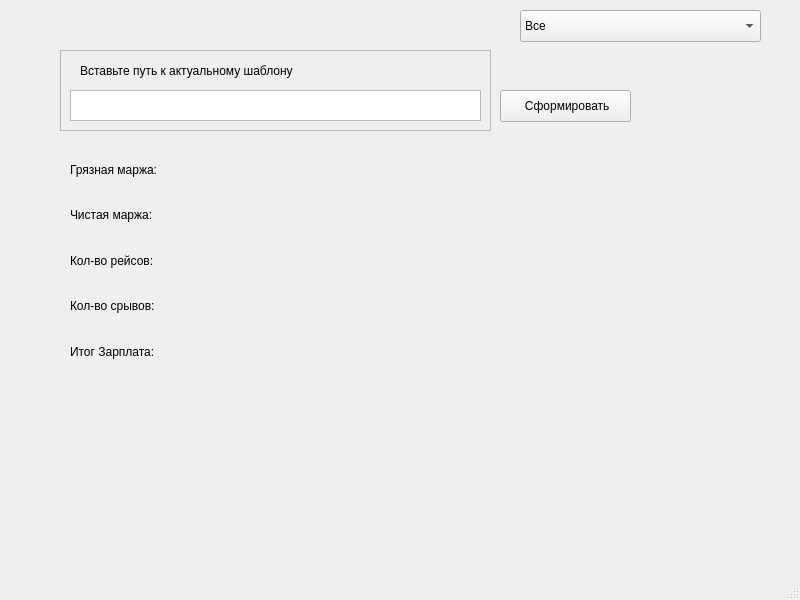
<?xml version="1.0" encoding="UTF-8"?>
<ui version="4.0">
 <class>MainWindow</class>
 <widget class="QMainWindow" name="MainWindow">
  <property name="geometry">
   <rect>
    <x>0</x>
    <y>0</y>
    <width>800</width>
    <height>600</height>
   </rect>
  </property>
  <property name="windowTitle">
   <string>MainWindow</string>
  </property>
  <widget class="QWidget" name="centralwidget">
   <widget class="QPushButton" name="pushButton">
    <property name="geometry">
     <rect>
      <x>500</x>
      <y>90</y>
      <width>131</width>
      <height>32</height>
     </rect>
    </property>
    <property name="text">
     <string> Сформировать</string>
    </property>
   </widget>
   <widget class="QTextEdit" name="textEdit">
    <property name="geometry">
     <rect>
      <x>70</x>
      <y>90</y>
      <width>411</width>
      <height>31</height>
     </rect>
    </property>
   </widget>
   <widget class="QLabel" name="label">
    <property name="geometry">
     <rect>
      <x>80</x>
      <y>60</y>
      <width>391</width>
      <height>21</height>
     </rect>
    </property>
    <property name="text">
     <string>Вставьте путь к актуальному шаблону</string>
    </property>
   </widget>
   <widget class="QFrame" name="frame">
    <property name="geometry">
     <rect>
      <x>60</x>
      <y>50</y>
      <width>431</width>
      <height>81</height>
     </rect>
    </property>
    <property name="font">
     <font>
      <pointsize>17</pointsize>
      <weight>75</weight>
      <bold>true</bold>
     </font>
    </property>
    <property name="frameShape">
     <enum>QFrame::StyledPanel</enum>
    </property>
    <property name="frameShadow">
     <enum>QFrame::Raised</enum>
    </property>
   </widget>
   <widget class="QWidget" name="verticalLayoutWidget">
    <property name="geometry">
     <rect>
      <x>70</x>
      <y>150</y>
      <width>171</width>
      <height>221</height>
     </rect>
    </property>
    <layout class="QVBoxLayout" name="verticalLayout">
     <item>
      <widget class="QLabel" name="label_2">
       <property name="text">
        <string>Грязная маржа:</string>
       </property>
      </widget>
     </item>
     <item>
      <widget class="QLabel" name="label_3">
       <property name="text">
        <string>Чистая маржа:</string>
       </property>
      </widget>
     </item>
     <item>
      <widget class="QLabel" name="label_4">
       <property name="text">
        <string>Кол-во рейсов:</string>
       </property>
      </widget>
     </item>
     <item>
      <widget class="QLabel" name="label_5">
       <property name="text">
        <string>Кол-во срывов:</string>
       </property>
      </widget>
     </item>
     <item>
      <widget class="QLabel" name="label_7">
       <property name="text">
        <string>Итог Зарплата:</string>
       </property>
      </widget>
     </item>
    </layout>
   </widget>
   <widget class="QWidget" name="verticalLayoutWidget_2">
    <property name="geometry">
     <rect>
      <x>260</x>
      <y>149</y>
      <width>371</width>
      <height>221</height>
     </rect>
    </property>
    <layout class="QVBoxLayout" name="verticalLayout_2">
     <item>
      <widget class="QLabel" name="gr_m">
       <property name="text">
        <string/>
       </property>
      </widget>
     </item>
     <item>
      <widget class="QLabel" name="ch_m">
       <property name="text">
        <string/>
       </property>
      </widget>
     </item>
     <item>
      <widget class="QLabel" name="count_r">
       <property name="text">
        <string/>
       </property>
      </widget>
     </item>
     <item>
      <widget class="QLabel" name="count_s">
       <property name="text">
        <string/>
       </property>
      </widget>
     </item>
     <item>
      <widget class="QLabel" name="salary">
       <property name="text">
        <string/>
       </property>
      </widget>
     </item>
    </layout>
   </widget>
   <widget class="QComboBox" name="comboBox">
    <property name="geometry">
     <rect>
      <x>520</x>
      <y>10</y>
      <width>241</width>
      <height>32</height>
     </rect>
    </property>
    <item>
     <property name="text">
      <string>Все</string>
     </property>
    </item>
    <item>
     <property name="text">
      <string>январь</string>
     </property>
    </item>
    <item>
     <property name="text">
      <string>февраль</string>
     </property>
    </item>
    <item>
     <property name="text">
      <string>март</string>
     </property>
    </item>
    <item>
     <property name="text">
      <string>апрель</string>
     </property>
    </item>
    <item>
     <property name="text">
      <string>май</string>
     </property>
    </item>
    <item>
     <property name="text">
      <string>июнь</string>
     </property>
    </item>
    <item>
     <property name="text">
      <string>июль</string>
     </property>
    </item>
    <item>
     <property name="text">
      <string>август</string>
     </property>
    </item>
    <item>
     <property name="text">
      <string>сентябрь</string>
     </property>
    </item>
    <item>
     <property name="text">
      <string>октябрь</string>
     </property>
    </item>
    <item>
     <property name="text">
      <string>ноябрь</string>
     </property>
    </item>
    <item>
     <property name="text">
      <string>декабрь</string>
     </property>
    </item>
   </widget>
  </widget>
  <widget class="QMenuBar" name="menubar">
   <property name="geometry">
    <rect>
     <x>0</x>
     <y>0</y>
     <width>800</width>
     <height>24</height>
    </rect>
   </property>
  </widget>
  <widget class="QStatusBar" name="statusbar"/>
 </widget>
 <resources/>
 <connections>
  <connection>
   <sender>comboBox</sender>
   <signal>currentTextChanged(QString)</signal>
   <receiver>pushButton</receiver>
   <slot>click()</slot>
   <hints>
    <hint type="sourcelabel">
     <x>548</x>
     <y>47</y>
    </hint>
    <hint type="destinationlabel">
     <x>558</x>
     <y>132</y>
    </hint>
   </hints>
  </connection>
 </connections>
</ui>
